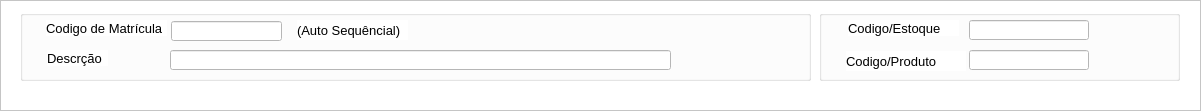
       <widget class="QFrame" name="frame_9">
        <property name="geometry">
         <rect>
          <x>140</x>
          <y>10</y>
          <width>1201</width>
          <height>111</height>
         </rect>
        </property>
        <property name="styleSheet">
         <string notr="true">background-color: rgb(255, 255, 255);</string>
        </property>
        <property name="frameShape">
         <enum>QFrame::StyledPanel</enum>
        </property>
        <property name="frameShadow">
         <enum>QFrame::Raised</enum>
        </property>
        <widget class="QGroupBox" name="groupBox_2">
         <property name="geometry">
          <rect>
           <x>20</x>
           <y>10</y>
           <width>791</width>
           <height>71</height>
          </rect>
         </property>
         <property name="title">
          <string/>
         </property>
         <widget class="QLabel" name="label_38">
          <property name="geometry">
           <rect>
            <x>277</x>
            <y>10</y>
            <width>111</width>
            <height>20</height>
           </rect>
          </property>
          <property name="font">
           <font>
            <family>Arial</family>
            <pointsize>10</pointsize>
           </font>
          </property>
          <property name="styleSheet">
           <string notr="true">color: rgb(0, 0, 0);</string>
          </property>
          <property name="text">
           <string>(Auto Sequêncial)</string>
          </property>
         </widget>
         <widget class="QLineEdit" name="codMatricula_2">
          <property name="enabled">
           <bool>false</bool>
          </property>
          <property name="geometry">
           <rect>
            <x>151</x>
            <y>11</y>
            <width>111</width>
            <height>20</height>
           </rect>
          </property>
          <property name="toolTip">
           <string>Auto Sequêncial</string>
          </property>
          <property name="styleSheet">
           <string notr="true">background-color: rgb(255, 255, 255);</string>
          </property>
         </widget>
         <widget class="QLabel" name="label_9">
          <property name="geometry">
           <rect>
            <x>26</x>
            <y>10</y>
            <width>121</width>
            <height>16</height>
           </rect>
          </property>
          <property name="font">
           <font>
            <family>Arial</family>
            <pointsize>10</pointsize>
           </font>
          </property>
          <property name="text">
           <string>Codigo de Matrícula</string>
          </property>
         </widget>
         <widget class="QLabel" name="label_20">
          <property name="geometry">
           <rect>
            <x>27</x>
            <y>40</y>
            <width>61</width>
            <height>16</height>
           </rect>
          </property>
          <property name="font">
           <font>
            <family>Arial</family>
            <pointsize>10</pointsize>
           </font>
          </property>
          <property name="text">
           <string>Descrção</string>
          </property>
         </widget>
         <widget class="QLineEdit" name="nomeCliente_2">
          <property name="geometry">
           <rect>
            <x>150</x>
            <y>40</y>
            <width>501</width>
            <height>20</height>
           </rect>
          </property>
          <property name="font">
           <font>
            <family>Arial</family>
            <pointsize>10</pointsize>
           </font>
          </property>
          <property name="styleSheet">
           <string notr="true">background-color: rgb(255, 255, 255);</string>
          </property>
          <property name="text">
           <string/>
          </property>
         </widget>
         <widget class="QPushButton" name="pushButton">
          <property name="geometry">
           <rect>
            <x>720</x>
            <y>20</y>
            <width>41</width>
            <height>41</height>
           </rect>
          </property>
          <property name="font">
           <font>
            <pointsize>10</pointsize>
            <weight>75</weight>
            <bold>true</bold>
           </font>
          </property>
          <property name="cursor">
           <cursorShape>PointingHandCursor</cursorShape>
          </property>
          <property name="focusPolicy">
           <enum>Qt::NoFocus</enum>
          </property>
          <property name="toolTip">
           <string>Cadastrar novo produto</string>
          </property>
          <property name="styleSheet">
           <string notr="true">background-color: rgb(85, 170, 255);</string>
          </property>
          <property name="text">
           <string/>
          </property>
          <property name="icon">
           <iconset>
            <normaloff>../Imagens/cadastrar.ico</normaloff>../Imagens/cadastrar.ico</iconset>
          </property>
          <property name="iconSize">
           <size>
            <width>40</width>
            <height>77</height>
           </size>
          </property>
          <property name="checkable">
           <bool>false</bool>
          </property>
          <property name="autoDefault">
           <bool>true</bool>
          </property>
          <property name="flat">
           <bool>true</bool>
          </property>
         </widget>
        </widget>
        <widget class="QGroupBox" name="groupBox_4">
         <property name="enabled">
          <bool>true</bool>
         </property>
         <property name="geometry">
          <rect>
           <x>819</x>
           <y>10</y>
           <width>361</width>
           <height>71</height>
          </rect>
         </property>
         <property name="font">
          <font>
           <pointsize>10</pointsize>
           <weight>50</weight>
           <bold>false</bold>
          </font>
         </property>
         <property name="styleSheet">
          <string notr="true">color: rgb(0, 0, 0);</string>
         </property>
         <property name="title">
          <string/>
         </property>
         <widget class="QLineEdit" name="lineEdit_23">
          <property name="enabled">
           <bool>true</bool>
          </property>
          <property name="geometry">
           <rect>
            <x>150</x>
            <y>40</y>
            <width>120</width>
            <height>20</height>
           </rect>
          </property>
          <property name="font">
           <font>
            <pointsize>10</pointsize>
           </font>
          </property>
          <property name="styleSheet">
           <string notr="true">background-color: rgb(255, 255, 255);
color: rgb(0, 0, 0);</string>
          </property>
         </widget>
         <widget class="QLineEdit" name="lineEdit_21">
          <property name="enabled">
           <bool>true</bool>
          </property>
          <property name="geometry">
           <rect>
            <x>150</x>
            <y>10</y>
            <width>120</width>
            <height>20</height>
           </rect>
          </property>
          <property name="font">
           <font>
            <pointsize>10</pointsize>
           </font>
          </property>
          <property name="styleSheet">
           <string notr="true">background-color: rgb(255, 255, 255);
color: rgb(0, 0, 0);</string>
          </property>
         </widget>
         <widget class="QPushButton" name="pushButton_6">
          <property name="geometry">
           <rect>
            <x>310</x>
            <y>10</y>
            <width>50</width>
            <height>47</height>
           </rect>
          </property>
          <property name="font">
           <font>
            <pointsize>10</pointsize>
            <weight>75</weight>
            <bold>true</bold>
           </font>
          </property>
          <property name="cursor">
           <cursorShape>PointingHandCursor</cursorShape>
          </property>
          <property name="focusPolicy">
           <enum>Qt::NoFocus</enum>
          </property>
          <property name="toolTip">
           <string>Deletar produto e estoque</string>
          </property>
          <property name="styleSheet">
           <string notr="true">background-color: rgb(85, 170, 255);</string>
          </property>
          <property name="text">
           <string/>
          </property>
          <property name="icon">
           <iconset>
            <normaloff>../Imagens/fdelete_256.ico</normaloff>../Imagens/fdelete_256.ico</iconset>
          </property>
          <property name="iconSize">
           <size>
            <width>52</width>
            <height>60</height>
           </size>
          </property>
          <property name="autoRepeatDelay">
           <number>300</number>
          </property>
          <property name="autoDefault">
           <bool>true</bool>
          </property>
          <property name="flat">
           <bool>true</bool>
          </property>
         </widget>
         <widget class="QLabel" name="label_19">
          <property name="geometry">
           <rect>
            <x>29</x>
            <y>10</y>
            <width>111</width>
            <height>16</height>
           </rect>
          </property>
          <property name="font">
           <font>
            <pointsize>10</pointsize>
            <weight>50</weight>
            <bold>false</bold>
           </font>
          </property>
          <property name="styleSheet">
           <string notr="true"/>
          </property>
          <property name="text">
           <string>Codigo/Estoque</string>
          </property>
         </widget>
         <widget class="QLabel" name="label_64">
          <property name="geometry">
           <rect>
            <x>27</x>
            <y>41</y>
            <width>120</width>
            <height>20</height>
           </rect>
          </property>
          <property name="font">
           <font>
            <pointsize>10</pointsize>
            <weight>50</weight>
            <bold>false</bold>
           </font>
          </property>
          <property name="styleSheet">
           <string notr="true"/>
          </property>
          <property name="text">
           <string>Codigo/Produto</string>
          </property>
         </widget>
        </widget>
       </widget>
